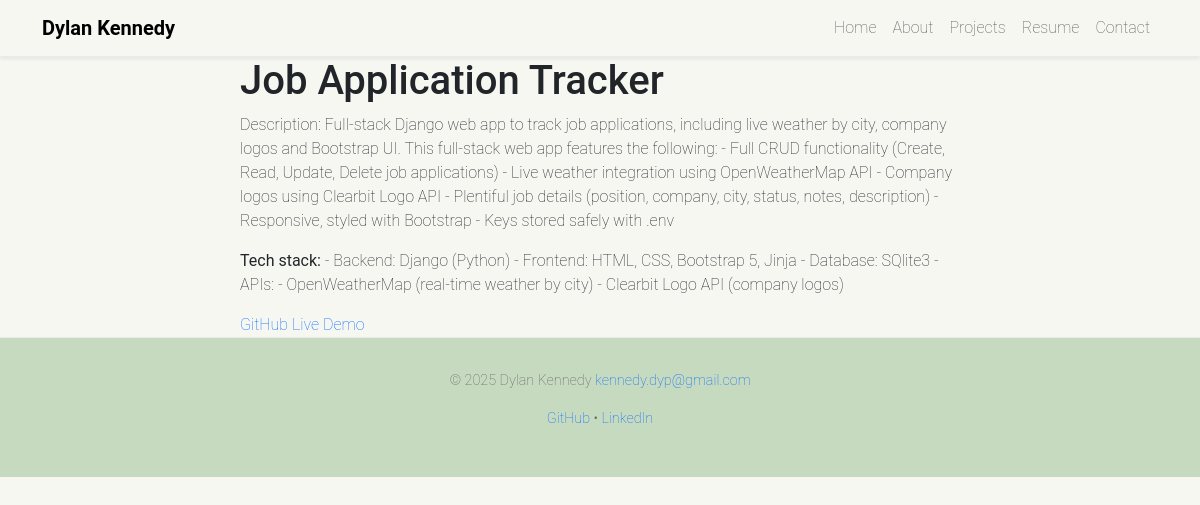
/projects/job-application-tracker/, run on an earlier commit of the app's database.
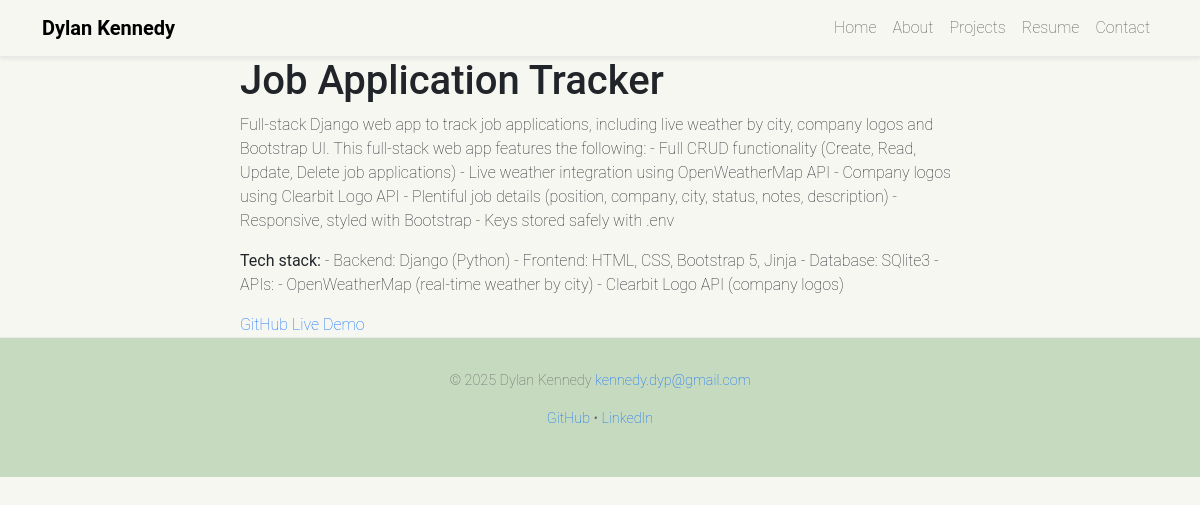
And on a later commit of the database.
### projects/models.py (models this page shows, shortened)
class Project(models.Model):
    title = models.CharField(max_length=100)
    description = models.TextField()
    tech_stack = models.CharField(max_length=200)
    github_link = models.URLField()
    live_demo_link = models.URLField(blank=True, null=True)
    image = models.ImageField(upload_to='project_images/', blank=True, null=True)
    is_featured = models.BooleanField(default=False)
    slug = models.SlugField(unique=True, blank=True)
    ordering_index = models.PositiveIntegerField(default=0)

### projects/views.py (the view)
# urls.py: path('<slug:slug>/', views.project_detail, name='project_detail'),
def project_detail(request, slug):
    project = get_object_or_404(Project, slug=slug)
    return render(request, 'projects/project_detail.html', {'project': project})

### templates/projects/project_detail.html (shortened to what this page needs)
{% extends "base.html" %}
{% block content %}
  <h1>{{ project.title }}</h1>
  <p>{{ project.description }}</p>
  <p><strong>Tech stack:</strong> {{ project.tech_stack }}</p>
  <a href="{{ project.github_link }}">GitHub</a>
  {% if project.live_demo_link %}
    <a href="{{ project.live_demo_link }}">Live Demo</a>
  {% endif %}
{% endblock %}

What changed in the data, as far as the page shows it:
changed Project "Job Application Tracker": description "Description: Full-stack Django web app…" → "Full-stack Django web app…"
